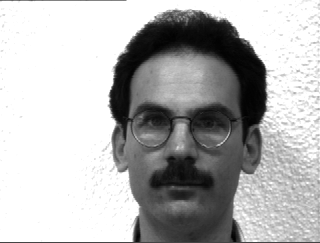
#> input picture 2_2_.bmp, 320 x 243 px; its folder holds only this picture in this run
$ python -i facedetection.py   (imports and definitions only)
#> lines starting #> are read from the running program, lines starting #| are printed output that depends on the picture; after the words box and inside, x2 and y2 are one past the last pixel; in counts of white or black regions, pixels touching at a corner belong together
import numpy as np
import cv2
import sys
from PIL import Image
import glob
import crop
import aspectRatio
import os
'''THIS WILL NOT WORK IF THE PERSON'S FACE IS WITHIN 20 PIXELS OF THE SIDE'''

def count(i, delta, image):
	count = 0
	for j in i:
		for k in j:
			if k[0] > delta and k[0] < image.shape[1] - delta:
				count += 1
	return count

'''Calculates the coordinates of a rectangle surrounding contours, returns a tuple'''
def calcminmax(image, cont, lengthx, lengthy, minx, miny, maxx, maxy):
	delta = 21
	for i in cont:
		if count(i, delta, image) > lengthx:
			for j in i:
				for k in j:
					if k[0] > 10 and k[1] > delta and k[0] < image.shape[1] - delta and k[1] < image.shape[0]-10:
						if k[0] < minx and k[1]:
							minx = k[0]
						if k[0] > maxx and k[1]:
							maxx = k[0]
		if len(i) > lengthy:
			for j in i:
				for k in j:
					if k[0] > 10 and k[1] > 10 and k[0] < image.shape[1] - 10 and k[1] < image.shape[0]-10:
						if k[1] < miny and k[1]:
							miny = k[1]
						if k[1] > maxy and k[1]:
							maxy = k[1]
	result = (minx, miny, maxx, maxy)
	return result

'''Contrasts the image to make it so we can see shadows using underflow, returns an image'''
def contrastImage(image, minx, miny, maxx, maxy):
	counterY = 0
	for pixels in image:
		counterX = 0
		for pixel in pixels:
			if counterX < minx or counterX > maxx or counterY < miny or counterY > maxy:
				pixel = pixel - 20
				pixel = pixel - 20
				pixel = pixel - 20
				counterX += 1
		counterY += 1
	return image

def findOuterSet(cont, miny, lengthy):
	conts = set()
	for i in cont:
		if len(i) > lengthy:
			for j in i:
				for k in j:
					if k[1] < miny + 30 and k[1] > miny - 30:
						conts.add(k[0])
	#print conts
	return conts

def mean(s):
	sum = 0
	for i in s:
		sum += i
	mean = float(sum)/float(len(s))
	return mean

def outerMostSet(s, imageFile):
	minx = imageFile.shape[1]
	maxx = 0
	for i in s:
		if i < minx:
			minx = i
		if i > maxx:
			maxx = i
	return (minx, maxx)

def cropPicture(centerX, centerY, H, W):
	rect = [centerX - W/2, centerY - H/2, centerX + W/2, centerY + H/2]
	return rect

'''Gets the final bounding rectangle of the face'''
def getRectangle(impath):
#> called with impath = '2_2_.bmp'
	filepath,filename = os.path.split(impath)
	filtername,exts = os.path.splitext(filename)
	image = cv2.imread(impath, 0)
#> image is the input picture: shape (243, 320); min 1, max 255, mean 179.8
	edge = cv2.Canny(image, 150, 150)
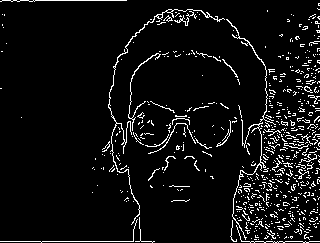
#> edge: shape (243, 320); 6.2% white in thin lines or dots
	binary, dst = cv2.threshold(edge,130,255,0)
	contours, h = cv2.findContours(dst,cv2.RETR_LIST,cv2.CHAIN_APPROX_SIMPLE)
#> contours = 647 contours, 642 with area under 20; largest, box (x1, y1, x2, y2) and area: (108, 9, 225, 225) 136, (232, 119, 266, 240) 44, (226, 19, 276, 125) 40, (128, 53, 161, 131) 32, (304, 86, 313, 93) 22; h = 647 rows, first 6: [1, -1, -1, -1], [2, 0, -1, -1], [3, 1, -1, -1], [4, 2, -1, -1], [5, 3, -1, -1], [6, 4, -1, -1]
	rect = calcminmax(image, contours, 45, 20, image.shape[1], image.shape[0], 0, 0)
#> the loop in calcminmax, `for i in cont:` made 647 passes
#> i on passes 1 to 3: [[271, 239]], [[258, 239]], [[254, 239], [256, 239]]
#> after the loop in calcminmax, `for i in cont:`: maxx = 275; maxy = 232; minx = 108; miny = 11
#> in calcminmax, `result = (minx, miny, maxx, maxy)`: result = (108, 11, 275, 232)
#> rect = (108, 11, 275, 232)

	delta = float(93)/float(480) * float(image.shape[0])
#> delta = 47.08
	centerY = float(rect[1] + delta)
#> centerY = 58.08
	m = outerMostSet(findOuterSet(contours, centerY, 15), image)
#> the loop in findOuterSet, `for i in cont:` made 647 passes
#> after the loop in findOuterSet, `for i in cont:`: conts = 100 items
#> in outerMostSet, `minx = imageFile.shape[1]`: minx = 320
#> m = (111, 316)
	Width = float(m[1] - m[0])
#> Width = 205
	centerX = float(m[0]) + Width/2
#> centerX = 213.5
	Height = float(Width * 1.418)
#> Height = 290.7
	rect1 = cropPicture(int(centerX),int(centerY), int(Height), int(Width))
#> rect1 = [110.5, -87, 315.5, 203]
	rect1[1] = min(rect1[1], rect[1])
	#cv2.rectangle(image, (rect1[0], rect1[1]), (rect1[2], rect1[3]), (0,255,0))

	'''Reads the image again and contrasts it for shadows'''
	# [5 lines of commented-out code are left out]

	image = cv2.imread(impath)
	cv2.drawContours(image, contours,-1, (0,255,0))
	cv2.rectangle(image, (rect1[0], rect[1]), (rect1[2], rect1[3]), (0, 0, 255))
	cv2.rectangle(image, (int(centerX)-10, int(centerY)-10), (int(centerX)+10, int(centerY)+10), (255,0,0))
#> image: shape (243, 320, 3); mean B, G, R 167.6, 183, 170
	cv2.rectangle(image, (rect1[0], rect1[1]), (rect1[2], rect1[3]), (0,255,0))
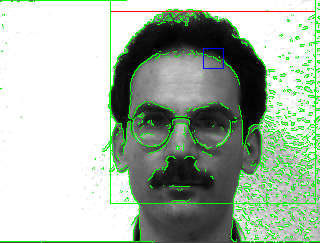
#> image: shape (243, 320, 3); mean B, G, R 167.6, 184.9, 168
	cv2.imshow(filtername, image)
	cv2.waitKey(0)
	return rect1

'''files = glob.glob("./OurTeam/*")

ARList = [0] * len(files)
CenterX = [0] * len(files)
CenterY = [0] * len(files)
Width = [0] * len(files)
Height = [0] * len(files)
counter = 0
rectList = [(0, 0, 0, 0)] * len(files)
for imageFile in files:
	rect = getRectangle(imageFile)
	print rect
	crop.cropp(imageFile, rect)
	''''''
 	width = rect[2] - rect[0]
 	height = rect[3] - rect[1]
 	Width[counter] = width
 	print Width[counter]
 	Height[counter] = height
 	print Height[counter]
	CenterX[counter] = rect[0] + width/2
 	CenterY[counter] = rect[1] + height/2
 	ARList[counter] = float(width)/float(height)
 	print ARList[counter]
 	counter += 1'''

'''
AR = aspectRatio.getAverage(ARList)
width = aspectRatio.getAverage(Width)
height = aspectRatio.getAverage(Height)

counter = 0
for imageFile in files:
 	crop.cropp(imageFile, )
 	counter = counter + 1'''

>>> result = getRectangle('2_2_.bmp')
#> result = [110.5, -87, 315.5, 203]

$ run again, on 10_happy.png
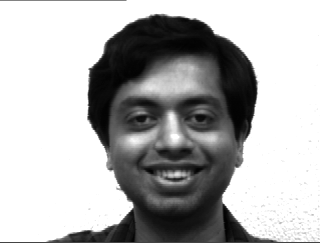
#> input picture 10_happy.png, 320 x 243 px
#> in getRectangle, image is the input picture: shape (243, 320); min 0, max 255, mean 178
#> in getRectangle, `edge = cv2.Canny(image, 150, 150)`:
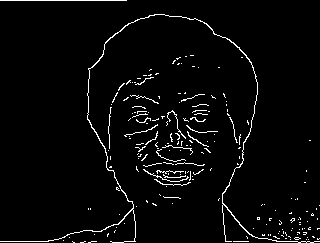
#> edge: shape (243, 320); 3.3% white in thin lines or dots
#> contours = 198 contours, 197 with area under 20; largest, box (x1, y1, x2, y2) and area: (0, 14, 320, 243) 178; h = 198 rows, first 6: [1, -1, -1, -1], [2, 0, -1, -1], [3, 1, -1, -1], [4, 2, -1, -1], [5, 3, -1, -1], [6, 4, -1, -1]
#> the loop in calcminmax, `for i in cont:` made 198 passes
#> i on passes 1, 4, 5: [[233, 241], [248, 241]], [[72, 241], [73, 242], [74, 242], [73, 242]], [[63, 240]]
#> after the loop in calcminmax, `for i in cont:`: maxx = 257; maxy = 232; minx = 74; miny = 14
#> in calcminmax, `result = (minx, miny, maxx, maxy)`: result = (74, 14, 257, 232)
#> centerY = 61.08
#> the loop in findOuterSet, `for i in cont:` made 198 passes
#> after the loop in findOuterSet, `for i in cont:`: conts = 62 items
#> in outerMostSet, `minx = imageFile.shape[1]`: minx = 320
#> m = (88, 257)
#> Width = 169
#> centerX = 172.5
#> Height = 239.6
#> rect1 = [87.5, -58.5, 256.5, 180.5]
#> in getRectangle, `cv2.rectangle(image, (rect1[0], rect1[1]), (rect1[2], rect1[3]), (0,25..`:
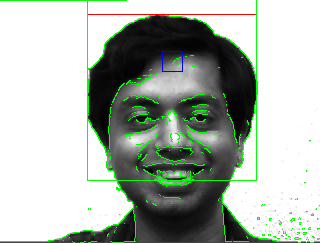
#> image: shape (243, 320, 3); mean B, G, R 172.1, 181.9, 172.4
